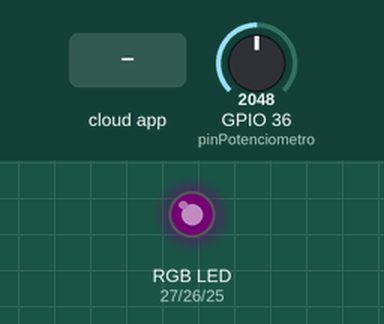
Simulated run of this sketch. Board: ESP32. Parts: an RGB LED mixed from three pins (HIGH = lit). The test bench sets the inputs (shaded band); at power-on: GPIO 36 (pinPotenciometro) = 2048. Dim RGB values are drawn brighter than linear; WiFi joins after 1.5 s; servers stay silent unless stated; the Firebase database answers and starts empty; what the sketch prints to the serial monitor is not drawn.

Above: at 4.8 s.
4.9 s: the phone or cloud app sets Pot to 1
At 6.1 s:
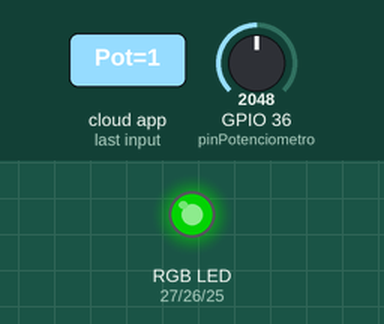
6.7 s: GPIO 36 (pinPotenciometro) set to 1325
At 7.8 s:
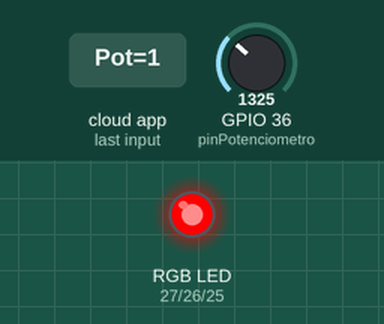
8.9 s: GPIO 36 (pinPotenciometro) set to 1405
At 10.7 s:
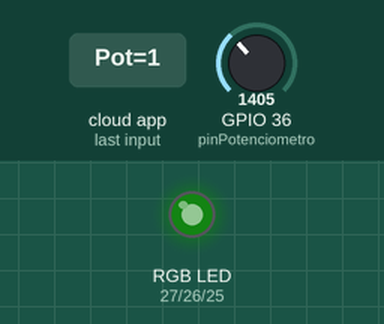
11.1 s: GPIO 36 (pinPotenciometro) set to 491
At 12.5 s:
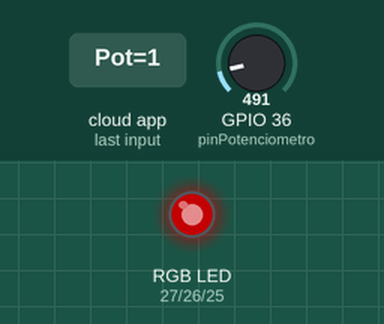
13.3 s: GPIO 36 (pinPotenciometro) set to 3603
At 15.2 s:
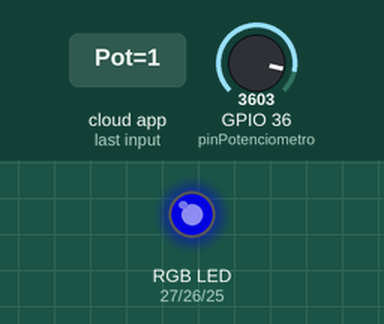
15.5 s: GPIO 36 (pinPotenciometro) set to 4095
At 17.1 s:
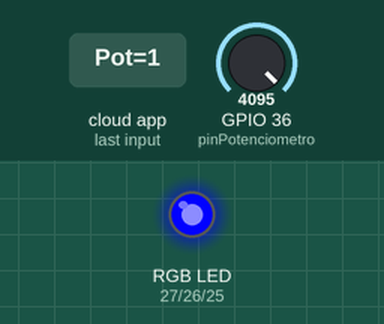
Timing chart, 0 to 18.6 s (numbered marks = the images above; inputs shaded):
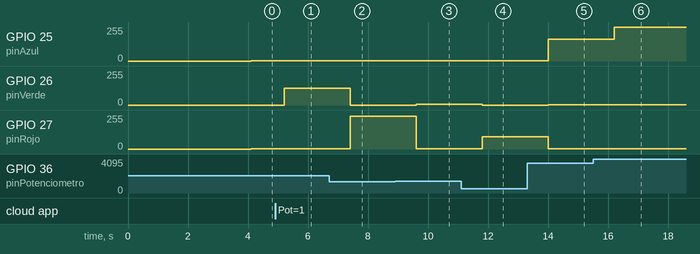

Measured:
- after the input at 4.9 s, GPIO 26 (pinVerde): 0/255 → 127/255 after 0.30 s
- after the input at 6.7 s, GPIO 26 (pinVerde): 127/255 → 0/255 after 0.71 s; GPIO 27 (pinRojo): 1/255 → 247/255 after 0.71 s
- after the input at 8.9 s, GPIO 26 (pinVerde): 0/255 → 7/255 after 0.71 s; GPIO 27 (pinRojo): 247/255 → 1/255 after 0.71 s
- after the input at 11.1 s, GPIO 26 (pinVerde): 7/255 → 0/255 after 0.71 s; GPIO 27 (pinRojo): 1/255 → 91/255 after 0.71 s
- after the input at 13.3 s, GPIO 25 (pinAzul): 1/255 → 163/255 after 0.71 s; GPIO 26 (pinVerde): 0/255 → 1/255 after 0.71 s; GPIO 27 (pinRojo): 91/255 → 1/255 after 0.71 s
- after the input at 15.5 s, GPIO 25 (pinAzul): 163/255 → 255/255 after 0.71 s

The sketch:

Practica3.1.ino
```cpp
#include <WiFi.h>
#include <FirebaseESP32.h>


/*Define the API Key */
#define API_KEY "AIzaSyDf7wTRJCNVYvtnHUVJQsmUcNI6aLK__74"


#define FIREBASE_HOST "https://iot-robotarm-default-rtdb.firebaseio.com/"
#define FIREBASE_AUTH "69d147c63f754cf42d66b03b37d10c979d95ec11"
//#define FIREBASE_AUTH "HtgqeSJYyCuBWhwNWAi1EaCFoBeV8T5MNlzyPiaVnVM"
#define WIFI_SSID "Xiaomi"
#define WIFI_PASSWORD "12345678"


// Pines del potenciómetro y el LED RGB
const int pinPotenciometro = 36;
const int pinRojo = 27;
const int pinVerde = 26;
const int pinAzul = 25;
String sdsd = "bro";


// Variables para controlar los colores
int valorPotenciometroDataBase = 0;
int valorPotenciometroBoard = 0;
int valorPotenciometro = 0;
int valorRojo = 0;
int valorVerde = 0;
int valorAzul = 0;
bool valorPots = false;
bool encendido = true;
bool apagado = false;


String nodo = "Proyecto-iot";


FirebaseData firebaseData;

void setup() {
  //codigo del profe
  Serial.begin(115200);
  delay(2000);
  Serial.printf("Inicializando...\n");

  Serial.setDebugOutput(true);


  //esto es codigo de bard

  WiFi.begin(WIFI_SSID, WIFI_PASSWORD);

  Serial.print("Conectando a Wi-Fi");
  while (WiFi.status() != WL_CONNECTED) {
    Serial.print(".");
    delay(500);
  }
  Serial.println();
  Serial.print("Conectado a la red WiFi, dirección IP: ");
  Serial.println(WiFi.localIP());

  Firebase.begin(FIREBASE_HOST, FIREBASE_AUTH);
  //linea profe no se q hace x2
  Firebase.reconnectWiFi(true);

  Serial.printf("cela");
  // Sube datos a Firebase

  Firebase.setString(firebaseData, "Led1", "Hola Mundo!");
  //Firebase.setFloat(firebaseData, "/sensor/temperatura", 25.5);
  pinMode(pinPotenciometro, INPUT);
  pinMode(pinRojo, OUTPUT);
  pinMode(pinVerde, OUTPUT);
  pinMode(pinAzul, OUTPUT);
}

void loop() {


 // Lee el valor del potenciómetro

 /*
  // Calcula el valor de cada color del LED RGB
  if (valorPotenciometro > 2731) {
    // Valor verde
    ///*
    valorRojo = 0;
    valorVerde = 255;
    valorAzul = 0;

    ///*
    digitalWrite(pinRojo, LOW);
    digitalWrite(pinVerde, HIGH);
    digitalWrite(pinAzul, LOW);
    //
  } else if (valorPotenciometro > 1366 && valorPotenciometro <= 2730 ) {
    // Valor azul
    ///*
    valorRojo = 0;
    valorVerde = 0;
    valorAzul = 255;
    //*/
    /*
    digitalWrite(pinRojo, LOW);
    digitalWrite(pinVerde, LOW);
    digitalWrite(pinAzul, HIGH);

  } else if (valorPotenciometro > 0 && valorPotenciometro <= 1365 ) {
    // Valor rojo

    valorRojo = 255;
    valorVerde = 0;
    valorAzul = 0;

    /*
    digitalWrite(pinRojo, HIGH);
    digitalWrite(pinVerde, LOW);
    digitalWrite(pinAzul, LOW);

  }
  */

  valorPotenciometroBoard = analogRead(pinPotenciometro);
  /*
  Firebase.setBool(firebaseData, "Pot", encendido);
  valorPots = Firebase.getBool(firebaseData, "Pot");
  sdsd = Firebase.getString(firebaseData, "Pot");


  Serial.print(sdsd);

  Firebase.setInt(firebaseData, "Potenciometro", valorPotenciometro);
  Serial.print(valorPots);

  Firebase.setBool(firebaseData, "Pot", apagado);
  valorPots = Firebase.getBool(firebaseData, "Pot");
  Serial.print(valorPots);
*/
    // Obtiene el valor booleano de Firebase
  if (Firebase.getBool(firebaseData, "Pot")) {
    valorPots = firebaseData.boolData();
    /*
    Serial.print("Valor booleano recibido desde Firebase: ");
    Serial.println(valorPots);
    */
  }

  if (valorPots == 0){ //hace la base de datos

    if(Firebase.getInt(firebaseData,"Potenciometro")){
      valorPotenciometroDataBase = firebaseData.intData(); //baja potenciometroData
      /*
      Serial.print("valor int potenciometro data base");
      Serial.println(valorPotenciometroDataBase); //imprime potenciometroData
      */
    }
    valorPotenciometro = valorPotenciometroDataBase;
  }

  if (valorPots == 1){ // hace el board
    valorPotenciometro = valorPotenciometroBoard; //iguala el board al potenciometro code
    Firebase.setInt(firebaseData, "Potenciometro", valorPotenciometro); // sube el potenciometro board
  }


/*
  while (valorPots == 1){
    Serial.print("its true man");
    Serial.print(valorPots);
    delay (2000);
    valorPots =  Firebase.setBool(firebaseData, "Pot", apagado);
  }
  */

  valorPotenciometroDataBase = Firebase.getString(firebaseData, "Potenciometro");
  /*
  if (valorPotenciometro != valorPotenciometroDataBase){
    valorPotenciometro = valorPotenciometroDataBase
    delay (10000)
  }
  */

  // Calcula el valor de cada color del LED RGB
  int valorRojo = map(valorPotenciometro, 0, 1365, 0, 255);
  if (valorPotenciometro > 1365){
    valorRojo = 1;
  }
  if (valorPotenciometro == 0){
    valorRojo = 1;
  }
  int valorVerde = map(valorPotenciometro, 1365, 2730, 0, 255);
  if (valorPotenciometro > 2730){
    valorVerde = 1;
  }
  int valorAzul = map(valorPotenciometro, 2730, 4095, 0, 255);
  // Escribe el valor de cada color del LED RGB
  if (valorPotenciometro < 2730){
    valorAzul = 1;
  }

  ///*
  analogWrite(pinRojo, valorRojo);
  analogWrite(pinVerde, valorVerde);
  analogWrite(pinAzul, valorAzul);
  //*/


  delay(100);
  Serial.println(valorPotenciometro);


}
```
